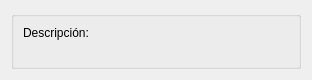
<?xml version="1.0" encoding="UTF-8"?>
<ui version="4.0">
 <class>VerCategoria</class>
 <widget class="QWidget" name="VerCategoria">
  <property name="geometry">
   <rect>
    <x>0</x>
    <y>0</y>
    <width>312</width>
    <height>80</height>
   </rect>
  </property>
  <property name="windowTitle">
   <string>Ver Categoría</string>
  </property>
  <layout class="QGridLayout" name="gridLayout">
   <item row="0" column="0">
    <widget class="QGroupBox" name="groupBox">
     <property name="sizePolicy">
      <sizepolicy hsizetype="Preferred" vsizetype="Expanding">
       <horstretch>0</horstretch>
       <verstretch>0</verstretch>
      </sizepolicy>
     </property>
     <property name="title">
      <string/>
     </property>
     <layout class="QGridLayout" name="gridLayout_2">
      <item row="0" column="0">
       <layout class="QFormLayout" name="formLayout">
        <property name="fieldGrowthPolicy">
         <enum>QFormLayout::AllNonFixedFieldsGrow</enum>
        </property>
        <property name="rightMargin">
         <number>10</number>
        </property>
        <item row="0" column="0">
         <widget class="QLabel" name="lbl4">
          <property name="sizePolicy">
           <sizepolicy hsizetype="Fixed" vsizetype="Preferred">
            <horstretch>0</horstretch>
            <verstretch>0</verstretch>
           </sizepolicy>
          </property>
          <property name="text">
           <string>Descripción:</string>
          </property>
         </widget>
        </item>
        <item row="0" column="1">
         <widget class="QLabel" name="lblDescripcion">
          <property name="toolTip">
           <string>La descripción de la categoría</string>
          </property>
          <property name="statusTip">
           <string>La descripción de la categoría</string>
          </property>
          <property name="text">
           <string/>
          </property>
         </widget>
        </item>
       </layout>
      </item>
     </layout>
    </widget>
   </item>
  </layout>
 </widget>
 <resources/>
 <connections/>
</ui>
